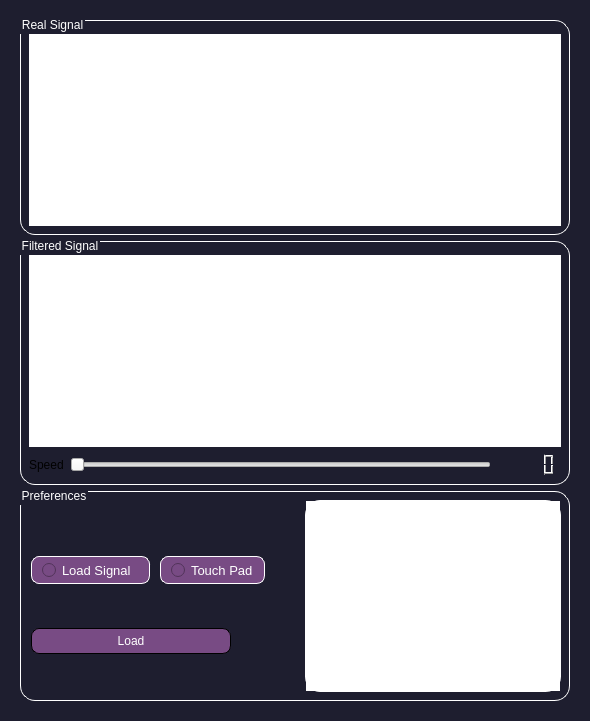
      <widget class="QWidget" name="Results_tab">
       <property name="palette">
        <palette>
         <active>
          <colorrole role="WindowText">
           <brush brushstyle="SolidPattern">
            <color alpha="255">
             <red>255</red>
             <green>255</green>
             <blue>255</blue>
            </color>
           </brush>
          </colorrole>
          <colorrole role="Button">
           <brush brushstyle="SolidPattern">
            <color alpha="255">
             <red>30</red>
             <green>30</green>
             <blue>47</blue>
            </color>
           </brush>
          </colorrole>
          <colorrole role="Text">
           <brush brushstyle="SolidPattern">
            <color alpha="255">
             <red>255</red>
             <green>255</green>
             <blue>255</blue>
            </color>
           </brush>
          </colorrole>
          <colorrole role="ButtonText">
           <brush brushstyle="SolidPattern">
            <color alpha="255">
             <red>255</red>
             <green>255</green>
             <blue>255</blue>
            </color>
           </brush>
          </colorrole>
          <colorrole role="Base">
           <brush brushstyle="SolidPattern">
            <color alpha="255">
             <red>30</red>
             <green>30</green>
             <blue>47</blue>
            </color>
           </brush>
          </colorrole>
          <colorrole role="Window">
           <brush brushstyle="SolidPattern">
            <color alpha="255">
             <red>30</red>
             <green>30</green>
             <blue>47</blue>
            </color>
           </brush>
          </colorrole>
          <colorrole role="PlaceholderText">
           <brush brushstyle="NoBrush">
            <color alpha="128">
             <red>255</red>
             <green>255</green>
             <blue>255</blue>
            </color>
           </brush>
          </colorrole>
         </active>
         <inactive>
          <colorrole role="WindowText">
           <brush brushstyle="SolidPattern">
            <color alpha="255">
             <red>255</red>
             <green>255</green>
             <blue>255</blue>
            </color>
           </brush>
          </colorrole>
          <colorrole role="Button">
           <brush brushstyle="SolidPattern">
            <color alpha="255">
             <red>30</red>
             <green>30</green>
             <blue>47</blue>
            </color>
           </brush>
          </colorrole>
          <colorrole role="Text">
           <brush brushstyle="SolidPattern">
            <color alpha="255">
             <red>255</red>
             <green>255</green>
             <blue>255</blue>
            </color>
           </brush>
          </colorrole>
          <colorrole role="ButtonText">
           <brush brushstyle="SolidPattern">
            <color alpha="255">
             <red>255</red>
             <green>255</green>
             <blue>255</blue>
            </color>
           </brush>
          </colorrole>
          <colorrole role="Base">
           <brush brushstyle="SolidPattern">
            <color alpha="255">
             <red>30</red>
             <green>30</green>
             <blue>47</blue>
            </color>
           </brush>
          </colorrole>
          <colorrole role="Window">
           <brush brushstyle="SolidPattern">
            <color alpha="255">
             <red>30</red>
             <green>30</green>
             <blue>47</blue>
            </color>
           </brush>
          </colorrole>
          <colorrole role="PlaceholderText">
           <brush brushstyle="NoBrush">
            <color alpha="128">
             <red>255</red>
             <green>255</green>
             <blue>255</blue>
            </color>
           </brush>
          </colorrole>
         </inactive>
         <disabled>
          <colorrole role="WindowText">
           <brush brushstyle="SolidPattern">
            <color alpha="255">
             <red>255</red>
             <green>255</green>
             <blue>255</blue>
            </color>
           </brush>
          </colorrole>
          <colorrole role="Button">
           <brush brushstyle="SolidPattern">
            <color alpha="255">
             <red>30</red>
             <green>30</green>
             <blue>47</blue>
            </color>
           </brush>
          </colorrole>
          <colorrole role="Text">
           <brush brushstyle="SolidPattern">
            <color alpha="255">
             <red>255</red>
             <green>255</green>
             <blue>255</blue>
            </color>
           </brush>
          </colorrole>
          <colorrole role="ButtonText">
           <brush brushstyle="SolidPattern">
            <color alpha="255">
             <red>255</red>
             <green>255</green>
             <blue>255</blue>
            </color>
           </brush>
          </colorrole>
          <colorrole role="Base">
           <brush brushstyle="SolidPattern">
            <color alpha="255">
             <red>30</red>
             <green>30</green>
             <blue>47</blue>
            </color>
           </brush>
          </colorrole>
          <colorrole role="Window">
           <brush brushstyle="SolidPattern">
            <color alpha="255">
             <red>30</red>
             <green>30</green>
             <blue>47</blue>
            </color>
           </brush>
          </colorrole>
          <colorrole role="PlaceholderText">
           <brush brushstyle="NoBrush">
            <color alpha="128">
             <red>255</red>
             <green>255</green>
             <blue>255</blue>
            </color>
           </brush>
          </colorrole>
         </disabled>
        </palette>
       </property>
       <property name="styleSheet">
        <string notr="true">border:none;</string>
       </property>
       <attribute name="title">
        <string>Results</string>
       </attribute>
       <layout class="QGridLayout" name="gridLayout_5">
        <item row="0" column="0">
         <widget class="QGroupBox" name="resultBox">
          <property name="styleSheet">
           <string notr="true"/>
          </property>
          <layout class="QGridLayout" name="gridLayout_4">
           <item row="0" column="0">
            <widget class="QGroupBox" name="RealBox">
             <property name="sizePolicy">
              <sizepolicy hsizetype="Expanding" vsizetype="Preferred">
               <horstretch>0</horstretch>
               <verstretch>0</verstretch>
              </sizepolicy>
             </property>
             <property name="font">
              <font>
               <pointsize>9</pointsize>
              </font>
             </property>
             <property name="styleSheet">
              <string notr="true">QGroupBox {
background-color: #1e1e2f;
border: 1.2px solid #ffffff;
border-style: outset;
border-radius: 15px;
}
QGroupBox::title  {
    subcontrol-origin: margin;
    subcontrol-position: top left;
    padding: -5px 0px 0px 0px;
    color: rgb(255, 255, 255);
}</string>
             </property>
             <property name="title">
              <string>Real Signal</string>
             </property>
             <layout class="QVBoxLayout" name="verticalLayout_7">
              <item>
               <layout class="QHBoxLayout" name="horizontalLayout_12">
                <item>
                 <spacer name="horizontalSpacer_6">
                  <property name="orientation">
                   <enum>Qt::Horizontal</enum>
                  </property>
                  <property name="sizeType">
                   <enum>QSizePolicy::Fixed</enum>
                  </property>
                  <property name="sizeHint" stdset="0">
                   <size>
                    <width>88</width>
                    <height>5</height>
                   </size>
                  </property>
                 </spacer>
                </item>
               </layout>
              </item>
              <item>
               <widget class="PlotWidget" name="real_signal"/>
              </item>
             </layout>
            </widget>
           </item>
           <item row="1" column="0">
            <widget class="QGroupBox" name="FilteredBox">
             <property name="sizePolicy">
              <sizepolicy hsizetype="Expanding" vsizetype="Preferred">
               <horstretch>0</horstretch>
               <verstretch>0</verstretch>
              </sizepolicy>
             </property>
             <property name="font">
              <font>
               <pointsize>9</pointsize>
              </font>
             </property>
             <property name="styleSheet">
              <string notr="true">QGroupBox {
background-color: #1e1e2f;
border: 1.2px solid #ffffff;
border-style: outset;
border-radius: 15px;
}
QGroupBox::title  {
    subcontrol-origin: margin;
    subcontrol-position: top left;
    padding: -5px 0px 0px 0px;
    color: rgb(255, 255, 255);
}</string>
             </property>
             <property name="title">
              <string>Filtered Signal</string>
             </property>
             <layout class="QGridLayout" name="gridLayout_3">
              <item row="1" column="0">
               <widget class="PlotWidget" name="filtered_signal"/>
              </item>
              <item row="0" column="0">
               <layout class="QHBoxLayout" name="horizontalLayout_13">
                <item>
                 <spacer name="horizontalSpacer_7">
                  <property name="orientation">
                   <enum>Qt::Horizontal</enum>
                  </property>
                  <property name="sizeType">
                   <enum>QSizePolicy::Fixed</enum>
                  </property>
                  <property name="sizeHint" stdset="0">
                   <size>
                    <width>88</width>
                    <height>5</height>
                   </size>
                  </property>
                 </spacer>
                </item>
               </layout>
              </item>
              <item row="2" column="0">
               <layout class="QHBoxLayout" name="horizontalLayout_14">
                <item>
                 <widget class="QLabel" name="label_12">
                  <property name="font">
                   <font>
                    <pointsize>9</pointsize>
                   </font>
                  </property>
                  <property name="text">
                   <string>Speed</string>
                  </property>
                 </widget>
                </item>
                <item>
                 <widget class="QSlider" name="speed_slider">
                  <property name="orientation">
                   <enum>Qt::Horizontal</enum>
                  </property>
                 </widget>
                </item>
                <item>
                 <widget class="QLCDNumber" name="speed_LCD"/>
                </item>
               </layout>
              </item>
             </layout>
            </widget>
           </item>
           <item row="2" column="0">
            <widget class="QGroupBox" name="loadingBox">
             <property name="font">
              <font>
               <pointsize>9</pointsize>
              </font>
             </property>
             <property name="styleSheet">
              <string notr="true">QGroupBox {
background-color: #1e1e2f;
border: 1.2px solid #ffffff;
border-style: outset;
border-radius: 15px;
}
QGroupBox::title  {
    subcontrol-origin: margin;
    subcontrol-position: top left;
    padding: -5px 0px 0px 0px;
    color: rgb(255, 255, 255);
}</string>
             </property>
             <property name="title">
              <string>Preferences</string>
             </property>
             <layout class="QGridLayout" name="gridLayout_8">
              <item row="0" column="0">
               <layout class="QHBoxLayout" name="horizontalLayout_22">
                <property name="spacing">
                 <number>8</number>
                </property>
                <property name="leftMargin">
                 <number>2</number>
                </property>
                <item>
                 <layout class="QVBoxLayout" name="verticalLayout_8">
                  <item>
                   <spacer name="horizontalSpacer_11">
                    <property name="orientation">
                     <enum>Qt::Horizontal</enum>
                    </property>
                    <property name="sizeType">
                     <enum>QSizePolicy::Maximum</enum>
                    </property>
                    <property name="sizeHint" stdset="0">
                     <size>
                      <width>394</width>
                      <height>20</height>
                     </size>
                    </property>
                   </spacer>
                  </item>
                  <item>
                   <layout class="QHBoxLayout" name="horizontalLayout_15">
                    <property name="spacing">
                     <number>0</number>
                    </property>
                    <property name="leftMargin">
                     <number>0</number>
                    </property>
                    <property name="rightMargin">
                     <number>32</number>
                    </property>
                    <item>
                     <widget class="QRadioButton" name="load_radioButton">
                      <property name="maximumSize">
                       <size>
                        <width>179</width>
                        <height>16777215</height>
                       </size>
                      </property>
                      <property name="font">
                       <font>
                        <pointsize>10</pointsize>
                       </font>
                      </property>
                      <property name="styleSheet">
                       <string notr="true">background-color: #784B84;
      color: white;
      border: none;
      padding: 5px 10px;
     border: 1.2px solid white;
margin-right: 10px;
border-style: outset;
border-radius: 8px;</string>
                      </property>
                      <property name="text">
                       <string>Load Signal  </string>
                      </property>
                     </widget>
                    </item>
                    <item>
                     <widget class="QRadioButton" name="touch_pad_radioButton">
                      <property name="maximumSize">
                       <size>
                        <width>181</width>
                        <height>16777215</height>
                       </size>
                      </property>
                      <property name="font">
                       <font>
                        <pointsize>10</pointsize>
                       </font>
                      </property>
                      <property name="styleSheet">
                       <string notr="true">background-color: #784B84;
      color: white;
      border: none;
      padding: 5px 10px;
     border: 1.2px solid white;
border-style: outset;
border-radius: 8px;</string>
                      </property>
                      <property name="text">
                       <string>Touch Pad</string>
                      </property>
                     </widget>
                    </item>
                   </layout>
                  </item>
                  <item>
                   <widget class="QPushButton" name="load_button">
                    <property name="maximumSize">
                     <size>
                      <width>200</width>
                      <height>16777215</height>
                     </size>
                    </property>
                    <property name="styleSheet">
                     <string notr="true">background-color: #784B84;
    color: white;
    border: none;
    padding: 5px 10px;
     border: 1.2px ;
border-style: outset;
border-radius: 8px;</string>
                    </property>
                    <property name="text">
                     <string>Load</string>
                    </property>
                   </widget>
                  </item>
                 </layout>
                </item>
                <item>
                 <widget class="QGraphicsView" name="touch_pad">
                  <property name="sizePolicy">
                   <sizepolicy hsizetype="Preferred" vsizetype="Preferred">
                    <horstretch>0</horstretch>
                    <verstretch>0</verstretch>
                   </sizepolicy>
                  </property>
                  <property name="maximumSize">
                   <size>
                    <width>16777215</width>
                    <height>16777215</height>
                   </size>
                  </property>
                  <property name="styleSheet">
                   <string notr="true">border: 1px solid white;
border-radius: 15px;</string>
                  </property>
                 </widget>
                </item>
               </layout>
              </item>
             </layout>
            </widget>
           </item>
          </layout>
         </widget>
        </item>
       </layout>
      </widget>
